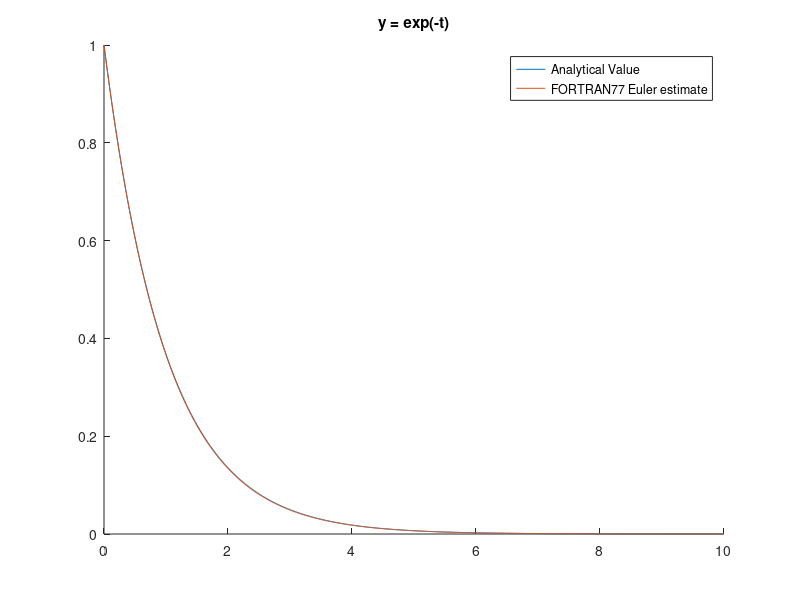

MATLAB code to generate this figure:
clear
clc
close all


data = load('Thomas_3_euler_output.txt');

time = data(1:1001);
FORTRAN_data = data (1006:2006);

y_ref = exp(-1.*time);


hold on
plot(time,y_ref)
plot(time,FORTRAN_data)
legend('Analytical Value','FORTRAN77 Euler estimate')
title('y = exp(-t)')